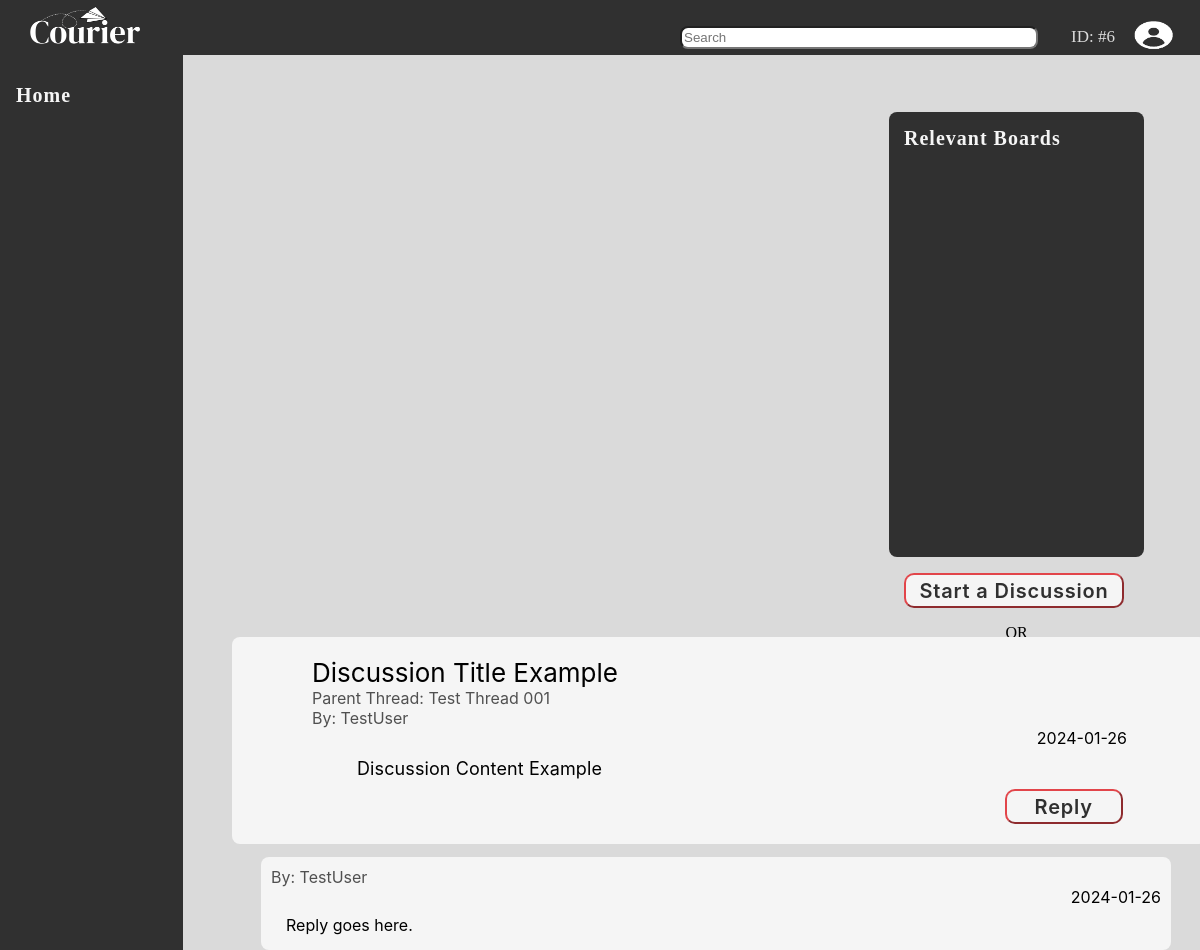
Page /courier/data/discussion.php?id=27 (signed in) on the committed database.
### tables this page shows
CREATE TABLE `discussion` (
  `id` int(11) NOT NULL,
  `discussion_header` varchar(255) DEFAULT NULL,
  `discussion_body` text DEFAULT NULL,
  `thread_id` int(11) DEFAULT NULL,
  `byUser_id` int(11) DEFAULT NULL,
  `lastActive` timestamp NOT NULL DEFAULT current_timestamp() ON UPDATE current_timestamp(),
  `date_created` date DEFAULT NULL
);

CREATE TABLE `thread` (
  `id` int(11) NOT NULL,
  `header` varchar(255) DEFAULT NULL,
  `body` text DEFAULT NULL,
  `byUser_id` int(11) DEFAULT NULL,
  `thread_type_id` int(11) DEFAULT NULL,
  `followBy_id` int(11) DEFAULT NULL,
  `viewBy` int(11) DEFAULT NULL,
  `date_created` date DEFAULT NULL
);

CREATE TABLE `user` (
  `id` int(11) NOT NULL,
  `username` varchar(255) DEFAULT NULL,
  `email` varchar(255) DEFAULT NULL,
  `password` varchar(255) DEFAULT NULL,
  `country_id` int(11) DEFAULT NULL,
  `usertype_id` int(11) DEFAULT NULL,
  `date_created` date DEFAULT NULL,
  `birthday` date DEFAULT NULL
);

CREATE TABLE `post` (
  `id` int(11) NOT NULL,
  `post_body` text DEFAULT NULL,
  `discussion_id` int(11) DEFAULT NULL,
  `likes` int(11) DEFAULT NULL,
  `dislikes` int(11) DEFAULT NULL,
  `byUser_id` int(11) DEFAULT NULL,
  `date_created` date DEFAULT NULL
);

### courier/data/discussion.php (the view, shortened to what this page needs)
<?php
    require_once "../index/index.php";
    if(isset($_GET['id'])){
        $id = $_GET['id'];
        $query = "SELECT d.*, t.header, u.username FROM `discussion` d, `thread` t, `user` u WHERE d.id = '$id' AND d.thread_id = t.id  AND d.byUser_id = u.id";
        $result = mysqli_query($conn, $query);
        $row=mysqli_fetch_assoc($result);
    }
?>
<!DOCTYPE html>
<html lang="en">
<head>
    <link rel="stylesheet" href="discussion.css">
</head>
<body>
    <div class="topPanel">
        <div class="logo">
            <a href="../userType/member/home.php" title="Go to home page"><img src="../media/logo/courier_logo_primary_alt.png" alt="Courier Logo" style="width: 120px"></a>
        </div>
        <span class="profileNav" onclick="openNav()" style>
            <div class="userProfile" title="<?php echo($_SESSION['user'])?>">
                <label class="profile">ID: #<?php echo($_SESSION['id'])?></label>
                <img src="../media/logo/profile.png" alt="profile icon" class="profileImage">
            </div>
        </span>
        <div class="searchBarContainer">
            <input class="searchBar" type="text" name="searchBar" placeholder="Search">
        </div>
    </div>
    <div class="sidePanelLeft">
        <div class="navigationMenu">
            <a href="../userType/member/home.php">
                <div class="navigationBtn navigationUnselected">
                    Home
                </div>
            </a>
        </div>
    </div>
    <div class="sidePanelRight">
        <div class="containerSecondary">
            <label class="navigationBtn relevantBoards">Relevant Boards</label>
        </div>
        <div class="createPostContainer">
            <a href="../create/newDiscussion.php"><button class="createBtn">Start a Discussion</button></a>
            <p style="text-align: center;">OR</p>
            <a href="../create/newThread.php"><button class="createBtn">Create New Thread</button></a>
        </div>
    </div>
    <div class="container">
        <div class="threadContainer">
            <div class="threadInfo">
                <label for="discussionTitle" class="threadInfo title" title="<?php echo($row['discussion_header'])?>"><?php echo($row['discussion_header'])?></label><br>
                <a href="thread.php?id=<?php echo($row['thread_id'])?>" class="">
                    <label for="threadType" class="threadInfo info">Parent Thread: <?php echo($row['header'])?></label><br>
                </a>
                <a href="profile.php?id=<?php echo($row['byUser_id'])?>">
                    <label for="byUser " class="threadInfo info">By: <?php echo($row['username'])?></label><br>
                </a>
                <div class="lastActive"><?php echo($row['date_created']) ?></div>
                <div class="discriptionDiv">
                    <label for="discussionBody " class="threadInfo description"><?php echo($row['discussion_body'])?></label><br>
                </div>
            </div>
            <div class="postBtn">
                <a href="../create/newPost.php?id=<?php echo $id ?>" class="">
                    <button class="btn" type="submit" name="" style="margin-left: 85%">Reply</button>
                </a>
            </div>
        </div>
        <div class="catagoryFlex">
        <?php
            require_once "../index/index.php";
            $query = "SELECT p.*, u.username, d.discussion_header FROM `post` p, `user` u, `discussion` d WHERE d.id = $id AND p.byUser_id = u.id AND p.discussion_id = d.id";
            $result = mysqli_query($conn, $query);
            $row=mysqli_fetch_assoc($result);
            $cardAmount = mysqli_num_rows($result);
            if($cardAmount != 0){
                do{
        ?>
                <div class="cards">
                    <a href="profile.php?id=<?php echo($row['byUser_id'])?>">
                        <label for="byUser " class="threadInfo info">By: <?php echo($row['username'])?></label><br>
                    </a>
                    <div class="lastActive"><?php echo($row['date_created']) ?></div>
                    <div class="cardContent"><?php echo($row['post_body']) ?></div>
                </div>
                <?php
                }
            while($row = mysqli_fetch_assoc($result));
            }
        ?>
        </div>
    </div>
</body>
</html>

### courier/data/discussion.css (style rules this page uses)
body { background-color: #dadada; min-height: 100vh; }
html { height: 100vh; }
html { overflow-y:scroll; }
a, a:hover, a:focus, a:active { text-decoration: none; color: inherit; }
.topPanel { position: fixed; padding-right: 20px; width: 100%; height: 65px; top: -10px; left: -8px; right: -20px; background: #303030; z-index: 1; }
.logo { width: 120px; position: fixed; float:left; top: -5px; left: 25px; }
.searchBarContainer { top: 55%; padding-right: 20px; position: relative; float: right; }
.searchBar { width: 350px; height: 17px; border-radius: 8px; }
.sidePanelLeft { position: fixed; float: left; padding-top: 6rem; width: 183px; height: 108%; top: -20px;; left: 0px; bottom: -2px; background: #303030; }
.navigationMenu { width: 166px; position: relative; display: flex; float: left; flex-direction: column; left: 1rem; }
.threadContainer { display: flex; flex-direction: row; flex-wrap: wrap; width: 975px; height: auto; border-radius: 8px; background: #f5f5f5; padding: 20px 80px 20px 80px; position: relative; left: 14rem; top: 5rem; -webkit-box-sizing: border-box; -moz-box-sizing: border-box; box-sizing: border-box; }
.catagoryFlex { display: flex; flex-direction: column; position: relative; top: 85px; left: 245px; width: 925px; }
.cards { position: relative; height: auto; width: 890px; margin: 8px 8px 0px 8px;; background-color: #f5f5f5; border-radius: 8px; padding: 10px; padding-bottom: 15px; }
.sidePanelRight { position: sticky; float: right; margin-right: 3rem; margin-top: 6.5rem; width: 255px; height: 445px; top: 4.5rem; left: -15px; bottom: -2px; background: #303030; border-radius: 8px; z-index: 0; }
.containerSecondary { padding: 15px; }
.createPostContainer { margin-top: 25.5rem; }
.createBtn { position: relative; color: #303030; text-align: center; font-family: inter; font-style: normal; font-weight: 600; line-height: normal; letter-spacing: 0.8px; background: #f5f5f5; font-size: 20px; border-color: #e2454a; border-radius: 10px; height: 35px; width: 220px; left: 15px; cursor: pointer; }
.navigationBtn { position: relative; width: 166px; padding-top: 8px; padding-bottom: 8px; padding-left: -20px; text-align: left; font-size: 20px; font-style: normal; font-weight: 600; line-height: normal; letter-spacing: 1px; }
.navigationUnselected { color: #f5f5f5; }
.btn { position: relative; color: #303030; text-align: center; font-family: inter; font-style: normal; font-weight: 600; line-height: normal; letter-spacing: 0.8px; background: #f5f5f5; font-size: 20px; border-color: #e2454a; border-radius: 10px; height: 35px; width: 118px; cursor: pointer; }
.lastActive { position: relative; width: 100%; height: auto; flex-shrink: 0; color: #000; text-align: right; font-family: Inter; font-size: 16px; font-style: normal; font-weight: 400; line-height: normal; }
.cardContent { position: relative; width: 100%; height: 100%; flex-shrink: 0; color: #000; font-family: Inter; font-size: 16px; font-style: normal; font-weight: 400; line-height: normal; margin-top: 8px; margin-left: 15px; }
.relevantBoards { color: #f5f5f5; }
.userProfile { top: 20%; margin-right: 4rem; padding-right: 20px; position: relative; float: right; width: 50px; height: 50px; }
.profile { color: #dadada; position: relative; float: left; text-align: center; top: 24px; font-size: 17px; width: 70px; }
.profileImage { position: relative; width: 45px; height: 45px; float: right; left: 65px; top: -2px; }
.threadInfo { border-radius: 8px; width: 100%; height: auto; flex-shrink: 0; font-family: Inter; font-style: normal; font-weight: 500px; line-height: normal; }
.title { color: #000; font-size: 26px; }
.info { color: #505050; font-size: 16px; }
.description { color: #000; font-size: 18px; padding-left: 20px; letter-spacing: 0.1px; }
.discriptionDiv { padding: 10px 25px 10px 25px; }
.postBtn { position: relative; width: 100%; }
.container { height: 100%; width: 100%; }

### rows in the picture
discussion: discussion_header "Discussion Title Example", thread.header "Test Thread 001", byUser.username "TestUser", date_created "2024-01-26", discussion_body "Discussion Content Example"
post: byUser.username "TestUser", date_created "2024-01-26", post_body "Reply goes here."

### other values in the picture
$_SESSION['id'] "6"
